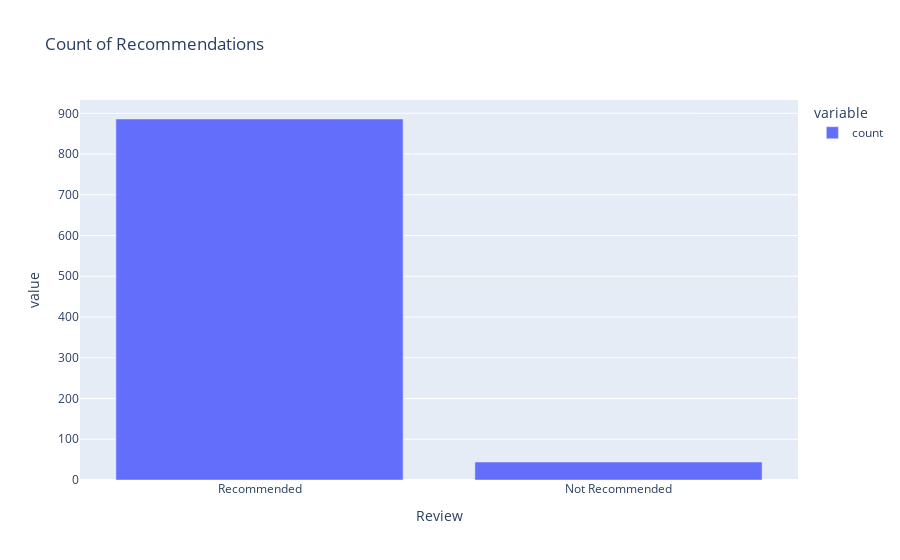

Notebook cell for this chart:
### Code cell
px.bar(df['Review'].value_counts(), title='Count of Recommendations')

### Figure 1 — Plotly figure (JSON) as saved in the notebook; plotly's stock layout.template omitted (floating-point values rounded to 4 significant figures)
{"data": [{"alignmentgroup": "True", "hovertemplate": "variable=count<br>Review=%{x}<br>value=%{y}<extra></extra>", "legendgroup": "count", "marker": {"color": "#636efa", "pattern": {"shape": ""}}, "name": "count", "offsetgroup": "count", "orientation": "v", "showlegend": true, "textposition": "auto", "type": "bar", "x": ["Recommended", "Not Recommended"], "xaxis": "x", "y": [886, 44], "yaxis": "y"}], "layout": {"autosize": true, "barmode": "relative", "legend": {"title": {"text": "variable"}, "tracegroupgap": 0}, "title": {"text": "Count of Recommendations"}, "xaxis": {"anchor": "y", "autorange": true, "domain": [0, 1], "range": [-0.5, 1.5], "title": {"text": "Review"}, "type": "category"}, "yaxis": {"anchor": "x", "autorange": true, "domain": [0, 1], "range": [0, 932.6], "title": {"text": "value"}, "type": "linear"}}}
